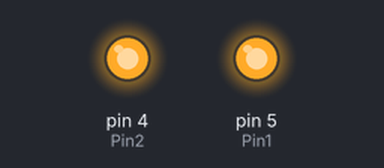
Recording of a sketch running on a simulated Arduino Uno, built with avr-gcc and run on an emulated ATmega328P. Shown: output pins drawn as LEDs (lit = HIGH).

Above: at 0.1 s.
At 2.1 s:
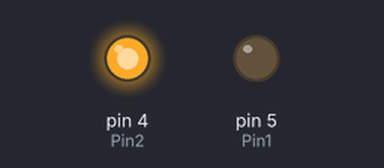
At 4.1 s:
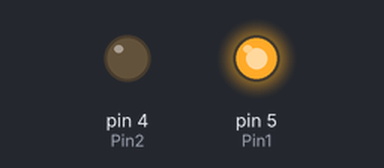
At 8.1 s:
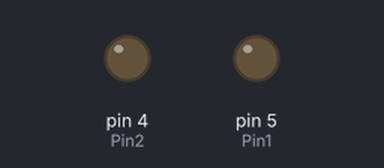
Timing chart, 0 to 9.6 s (numbered marks = the images above):
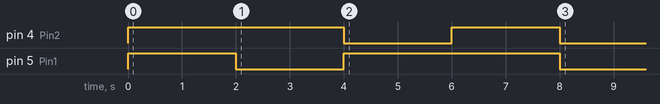

The sketch:

rovercode.ino
```cpp
#define Pin1 5
#define Pin2 4
void setup()
{
  // put your setup code here, to run once:
 pinMode(5, OUTPUT);
 pinMode(4, OUTPUT);

   // put your main code here, to run repeatedly:
//forward
digitalWrite(5,HIGH);
digitalWrite(4,HIGH);
delay(2000);

//right
digitalWrite(5,LOW);
digitalWrite(4,HIGH);
delay(2000);

//left
digitalWrite(5,HIGH);
digitalWrite(4,LOW);
delay(2000);

//forward
digitalWrite(5,HIGH);
digitalWrite(4,HIGH);
delay(2000);


//stop
digitalWrite(5,LOW);
digitalWrite(4,LOW);
delay(2000);

}

void loop() {
}
```
